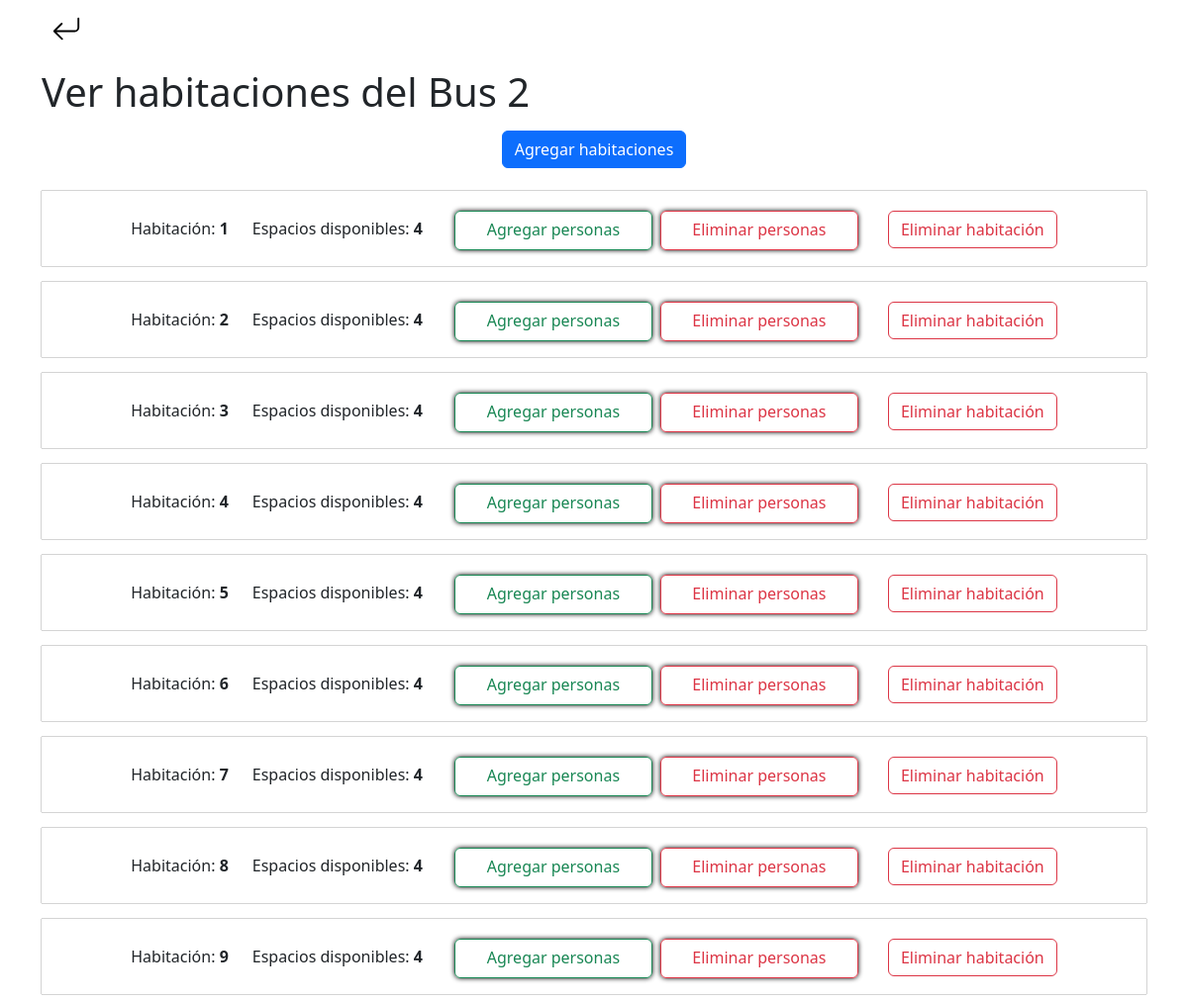
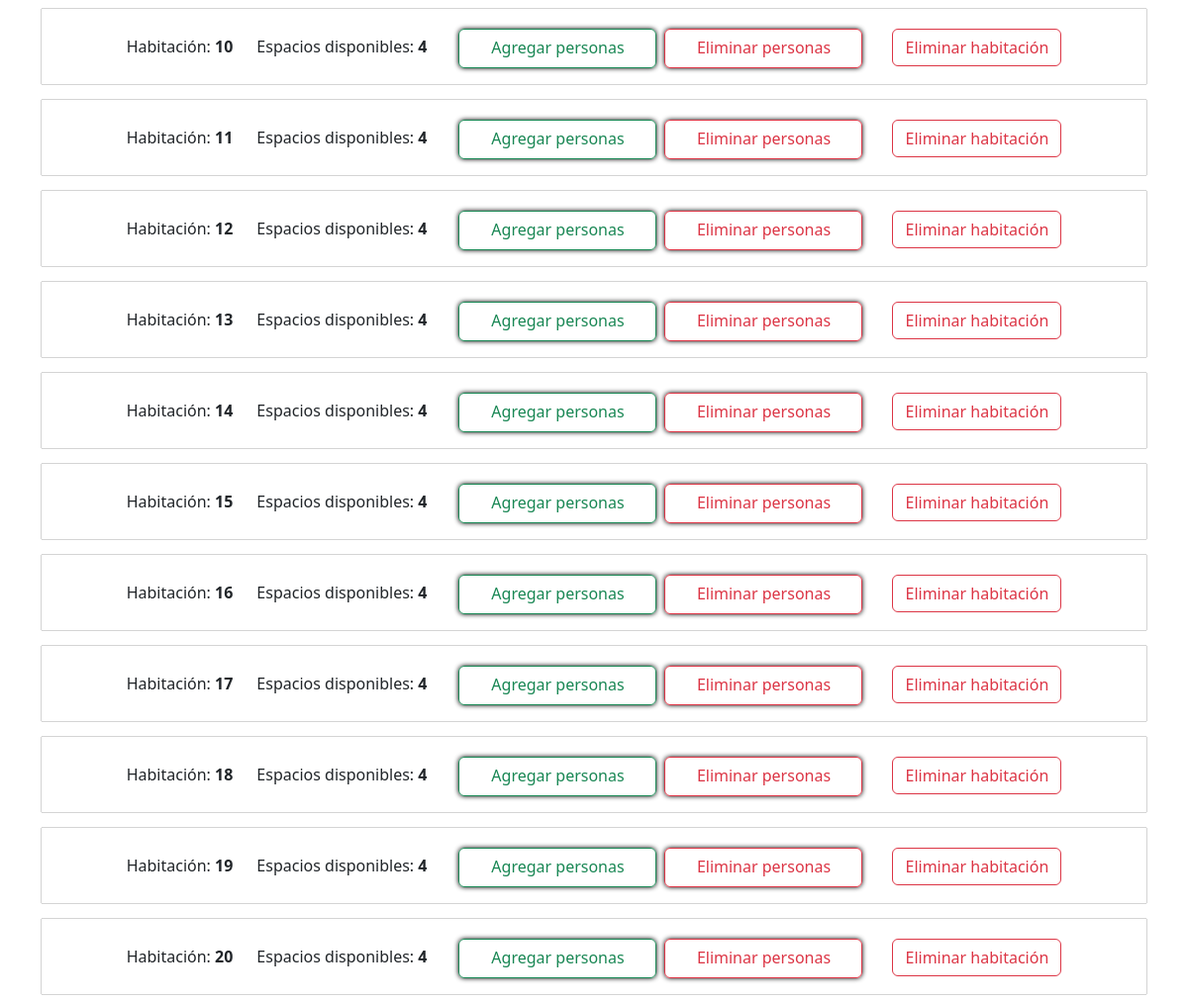
Page /view_rooms/2/ (signed in) on the committed database (2 pictures, top to bottom).
### pageLogin/models.py (models this page shows)
class Rooms_Bus(models.Model):
    name = models.CharField(max_length=50, unique=True)
    bus = models.ForeignKey(Bus, on_delete=models.CASCADE)

class Bus(models.Model):
    nombre = models.CharField(max_length=100, unique=True)
    date_of_travel = models.ForeignKey(DatesOfTravel, on_delete=models.CASCADE, null=False)
    class Meta:
        verbose_name = 'Bus'
        verbose_name_plural = 'Buses'
    def __str__(self):
        return self.nombre

### pagePrincipal/models.py (models this page shows)
class Room(models.Model):
    number = models.CharField(max_length=10, null=True, blank=True)
    max_capacity = models.PositiveIntegerField(default=4)
    min_capacity = models.PositiveIntegerField(default=1)
    remaining_spaces = models.IntegerField(default=4)
    users = models.ManyToManyField(User, blank=True)
    companions = models.ManyToManyField(Companions, blank=True)
    rooms_bus = models.ForeignKey(Rooms_Bus, on_delete=models.CASCADE)

### Panel_Admin/views.py (the view)
# urls.py: path('view_rooms/<int:room_id>/', viewRooms.as_view(), name='ViewRooms'),
class viewRooms(LoginRequiredMixin, View):
    login_url = '/'
    def get(self, request, room_id):
        room = Rooms_Bus.objects.get(bus=room_id)
        rooms = Room.objects.annotate(
            number_as_int=Cast('number', IntegerField())
        ).filter(rooms_bus=room).order_by('number_as_int')
        bus_id = room_id
        return render(request, 'view-rooms.html', {'rooms': rooms, 'room_search': room, 'bus_id': bus_id})

### templates/view-rooms.html (shortened to what this page needs)
{% extends 'PanelAdmin.html' %}
{% load static %}
{% load pwa %}
{% block content %}
<section class="bus">
    <section class="back">
        <div class="container">
            <a href="{% url 'ViewBus' bus_id %}">
            </a>
        </div>
    </section>
    <div class="container">
        <h1 class="mt-4">Ver habitaciones del {{room_search.bus}}</h1>
        <div class="buttons-row" style="margin: 15px 0px;">
            <a href="{% url 'AddRooms' bus_id %}" class="btn btn-primary mx-1">Agregar habitaciones</a>
        </div>
        <div class="car">
            <div class="card-body d-flex justify-content-center align-items-center flex-column">
                {% for room in rooms %}
                    <div class="room-card d-flex justify-content-center text-center my-2">
                        <p class="mt-3">Habitación: <span style="font-weight: bold;">{{room.number}}</span></p>
                        {% if room.remaining_spaces == 0 %}
                            <p class="mt-3 mx-2">Espacios disponibles: <span style="font-weight: bold;">0</span></p>
                        {% else %}
                            <p class="mt-3 mx-4">Espacios disponibles: <span style="font-weight: bold;">{{room.remaining_spaces}}</span></p>
                        {% endif %}
                        <a href="{% url 'AddUsersToRoom' room.id bus_id %}" class="btn btn-outline-success mx-2 mb-1 room-btn">Agregar personas</a>
                        <a href="{% url 'DeletePeopleFromRoom' room.id bus_id %}" class="btn btn-outline-danger room-btn">Eliminar personas</a>
                        <form action="{% url 'DeleteRoom' bus_id room.id %}" method="post" class="delete-room-form">
                            <button type="submit" class="btn btn-outline-danger delete-room-btn">Eliminar habitación</button>
                        </form>
                    </div>
                {% endfor %}
            </div>
        </div>
    </div>
</section>
{% endblock %}

### static/css/styles.css (style rules this page uses)
* { margin: 0; padding: 0; box-sizing: border-box; }
body { min-height: 100dvh; }
.buttons-row { display: flex; flex-direction: row; justify-content: center; }
.bus { height: auto; }

### templates/view-rooms.html (style rules this page uses)
.room-card { box-shadow: 0px 0px 1px black; padding: 10px; width: 100%; }
.room-btn { width: 200px; height: 40px; box-shadow: 0px 0px 5px black; margin-top: 10px; }
.delete-room-form { margin-left: 30px; margin-top: 10px; }

### rows in the picture
Rooms_Bus: bus "Bus 2"
Room: number "1", remaining_spaces "4"
Room: number "2", remaining_spaces "4"
Room: number "3", remaining_spaces "4"
Room: number "4", remaining_spaces "4"
Room: number "5", remaining_spaces "4"
Room: number "6", remaining_spaces "4"
Room: number "7", remaining_spaces "4"
Room: number "8", remaining_spaces "4"
Room: number "9", remaining_spaces "4"
Room: number "10", remaining_spaces "4"
Room: number "11", remaining_spaces "4"
Room: number "12", remaining_spaces "4"
Room: number "13", remaining_spaces "4"
Room: number "14", remaining_spaces "4"
Room: number "15", remaining_spaces "4"
Room: number "16", remaining_spaces "4"
Room: number "17", remaining_spaces "4"
Room: number "18", remaining_spaces "4"
Room: number "19", remaining_spaces "4"
Room: number "20", remaining_spaces "4"
